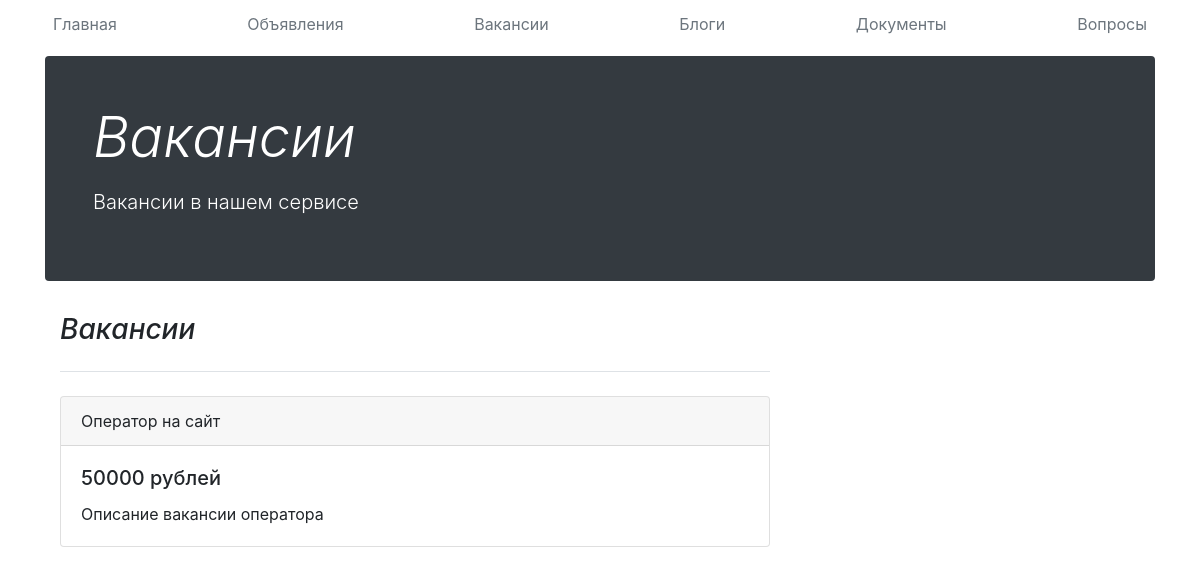
Screenshot of /jobs/ with the database file from the repository.
### main/models.py (models this page shows, shortened)
class Jobs(models.Model):
    id = models.AutoField(primary_key=True)
    title = models.CharField('Название вакансии', max_length=50)
    text = models.TextField('Описание')
    salary = models.IntegerField('Заработная плата')
    class Meta:
        verbose_name = "Вакансия"
        verbose_name_plural = "Вакансии"

### main/views.py (the view)
# urls.py: path('jobs/', views.jobs_list, name='jobs'),
def jobs_list(request):
    jobs = Jobs.objects.all()
    return render(request, 'main/jobs.html', {'jobs': jobs})

### main/templates/main/jobs.html (shortened to what this page needs)
{% extends 'main/base.html' %}
{% block name %}Вакансии{% endblock %}
{% block description %}Вакансии в нашем сервисе{% endblock %}
{% block content %}
    <div class="col-md-8 blog-main">
      <h3 class="pb-4 mb-4 font-italic border-bottom">
        Вакансии
      </h3>
{% for job in jobs %}
      <div class="card">
  <div class="card-header">
      {{job.title}}
  </div>
  <div class="card-body">
    <h5 class="card-title">{{job.salary}} рублей</h5>
    <p class="card-text">{{job.text}}</p>
  </div>
</div>
{% endfor %}
    </div>
{% endblock %}

### rows the page displays
Jobs: title "Оператор на сайт", salary "50000", text "Описание вакансии оператора"
